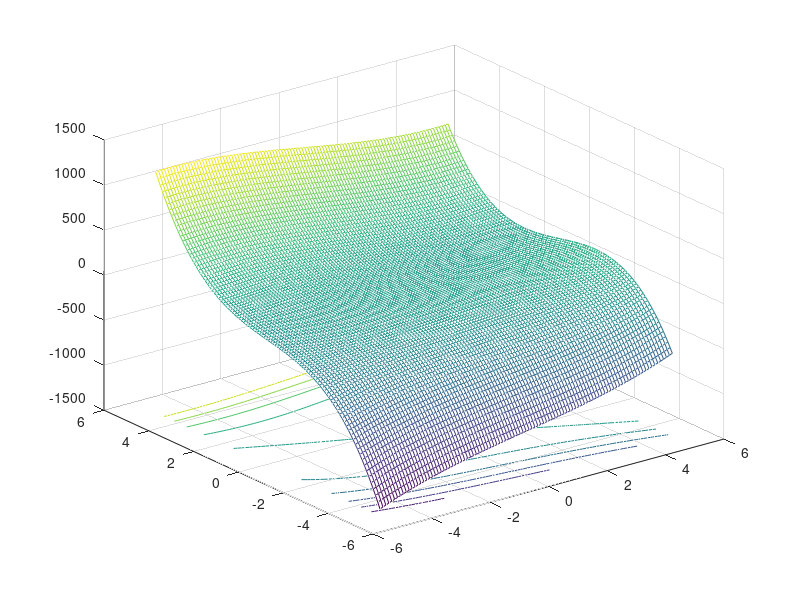

Here is the MATLAB script that generated this plot:
%%%%%%%%%% example in class 3

clear;
close all;
clc;

[x1, x2] = meshgrid(-5:0.1:5, -5:0.1:5);
y = x1.^3-12*x1.*x2+8*x2.^3;

meshc(x1,x2,y);